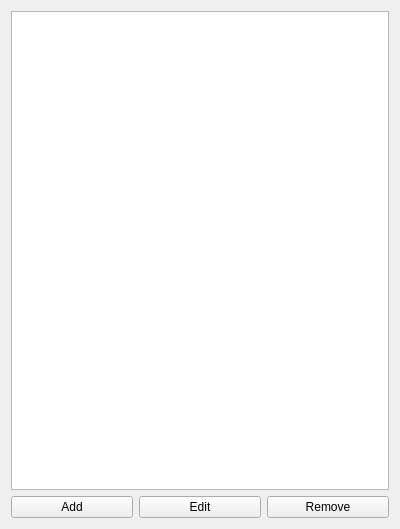
<?xml version="1.0" encoding="UTF-8"?>
<ui version="4.0">
 <class>GlossaryConfig</class>
 <widget class="QWidget" name="GlossaryConfig">
  <property name="geometry">
   <rect>
    <x>0</x>
    <y>0</y>
    <width>400</width>
    <height>529</height>
   </rect>
  </property>
  <property name="windowTitle">
   <string>Glossary</string>
  </property>
  <layout class="QGridLayout" name="gridLayout">
   <item row="1" column="0">
    <layout class="QHBoxLayout" name="horizontalLayout">
     <item>
      <widget class="QPushButton" name="addButton">
       <property name="text">
        <string>Add</string>
       </property>
      </widget>
     </item>
     <item>
      <widget class="QPushButton" name="editButton">
       <property name="text">
        <string>Edit</string>
       </property>
      </widget>
     </item>
     <item>
      <widget class="QPushButton" name="deleteButton">
       <property name="text">
        <string>Remove</string>
       </property>
      </widget>
     </item>
    </layout>
   </item>
   <item row="0" column="0">
    <widget class="QListWidget" name="listWidget"/>
   </item>
  </layout>
 </widget>
 <layoutdefault spacing="6" margin="11"/>
 <resources/>
 <connections>
  <connection>
   <sender>addButton</sender>
   <signal>clicked()</signal>
   <receiver>GlossaryConfig</receiver>
   <slot>addAnnotation()</slot>
   <hints>
    <hint type="sourcelabel">
     <x>103</x>
     <y>507</y>
    </hint>
    <hint type="destinationlabel">
     <x>199</x>
     <y>264</y>
    </hint>
   </hints>
  </connection>
  <connection>
   <sender>deleteButton</sender>
   <signal>clicked()</signal>
   <receiver>GlossaryConfig</receiver>
   <slot>deleteAnnotation()</slot>
   <hints>
    <hint type="sourcelabel">
     <x>296</x>
     <y>507</y>
    </hint>
    <hint type="destinationlabel">
     <x>199</x>
     <y>264</y>
    </hint>
   </hints>
  </connection>
  <connection>
   <sender>editButton</sender>
   <signal>clicked()</signal>
   <receiver>GlossaryConfig</receiver>
   <slot>editAnnotation()</slot>
   <hints>
    <hint type="sourcelabel">
     <x>199</x>
     <y>507</y>
    </hint>
    <hint type="destinationlabel">
     <x>199</x>
     <y>264</y>
    </hint>
   </hints>
  </connection>
 </connections>
 <slots>
  <slot>addAnnotation()</slot>
  <slot>deleteAnnotation()</slot>
  <slot>editAnnotation()</slot>
 </slots>
</ui>
